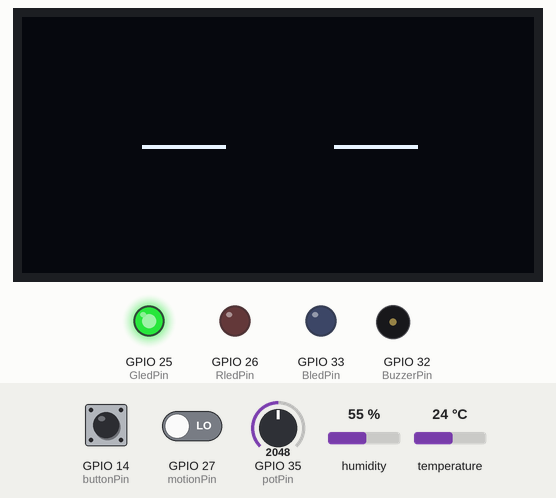
The sketch below on a simulated ESP32. Parts: 128×64 one-colour display, output pins drawn as LEDs (lit = HIGH), buzzer (waves = sounding, pin HIGH). Dashed ring = blinking. The test bench sets the inputs (shaded band); at power-on: GPIO 14 (buttonPin) HIGH, temperature 24 °C, GPIO 35 (potPin) = 2048, GPIO 27 (motionPin) LOW, humidity 55 %. Random numbers use the default seed unless the sketch sets one.

Above: at 3.5 s.
3.6 s: GPIO 14 (buttonPin) pulled LOW for 0.15 s
At 3.82 s:
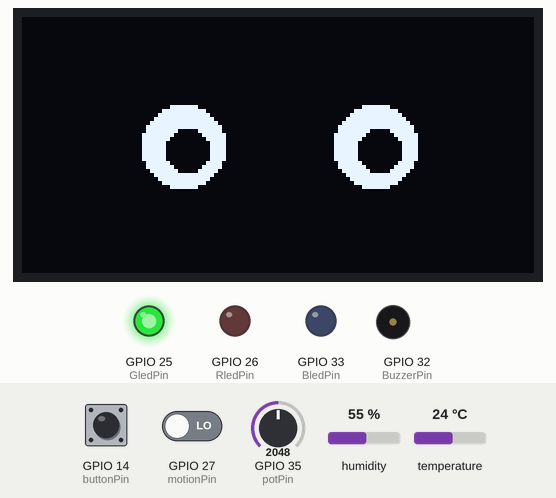
4.3 s: temperature set to 26 °C
5.8 s: temperature set to 29 °C
At 6.59 s:
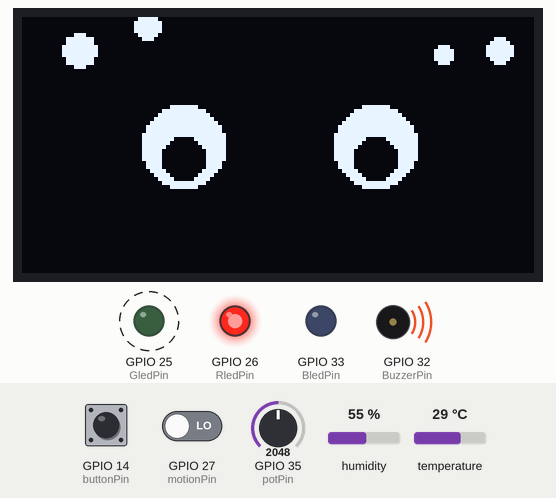
8.5 s: GPIO 35 (potPin) set to 2425
10.0 s: GPIO 35 (potPin) set to 2505
At 10.5 s:
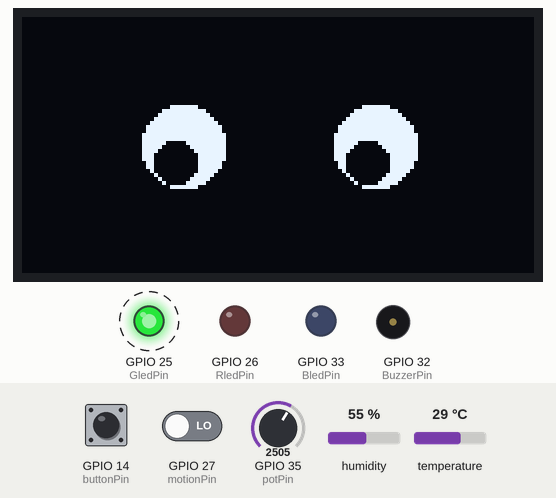
11.8 s: temperature set to 31 °C
At 13.17 s:
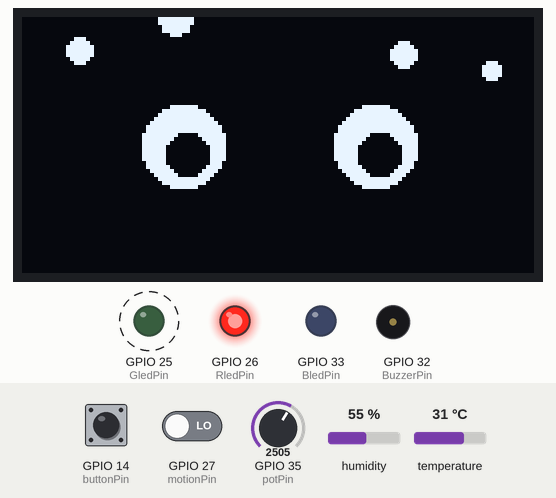
Timing chart, 0 to 15.2 s (numbered marks = the images above; inputs shaded):
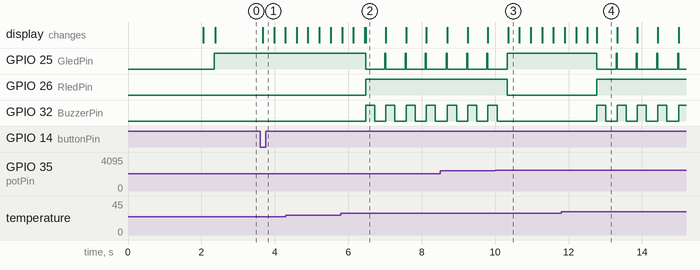

Measured:
- the behaviour switches between 27 and 28 °C on temperature (found by bisection; images 1 and 2)
- the behaviour switches between 2456 and 2457 on GPIO 35 (potPin) (found by bisection; images 2 and 3)
- the behaviour switches between 29 and 30 °C on temperature (found by bisection; images 3 and 4)
- after the input at 3.6 s, the display: changes after 0.07 s (image 1)
- after the input at 5.8 s, GPIO 25 (GledPin): alternates HIGH for 0.03 s and LOW for 0.53 s, starting after 0.67 s; GPIO 26 (RledPin): LOW → HIGH after 0.67 s; GPIO 32 (BuzzerPin): alternates HIGH for 0.25 s and LOW for 0.30 s, starting after 0.67 s
- after the input at 10.0 s, GPIO 26 (RledPin): HIGH → LOW after 0.33 s
- after the input at 11.8 s, GPIO 25 (GledPin): alternates HIGH for 0.03 s and LOW for 0.53 s, starting after 0.97 s; GPIO 26 (RledPin): LOW → HIGH after 0.97 s; GPIO 32 (BuzzerPin): alternates HIGH for 0.25 s and LOW for 0.30 s, starting after 0.97 s

The sketch:

sketch.ino
```cpp
#include <Wire.h>
#include <Adafruit_SSD1306.h>
#include <Adafruit_GFX.h>
#include <DHT.h>

const int potPin = 35;
const int buttonPin = 14;
const int tempPin = 4;
const int motionPin = 27;
const int RledPin = 26;
const int GledPin = 25;
const int BledPin = 33;
const int BuzzerPin = 32;

#define width 128
#define height 64

bool awake = false;

Adafruit_SSD1306 display(width, height, &Wire, -1);

DHT dht(tempPin, DHT11);

void setup() {
  Serial.begin(9600);
  dht.begin();

  pinMode(buttonPin, INPUT_PULLUP);
  pinMode(motionPin, INPUT);

  pinMode(RledPin,OUTPUT);
  pinMode(GledPin, OUTPUT);
  pinMode(BledPin, OUTPUT);

  pinMode(BuzzerPin, OUTPUT);

  if(!display.begin(SSD1306_SWITCHCAPVCC,0x3C ))
  {
    Serial.println("SSD1306 allocation failed");
    for(;;);
  }
  delay(2000);
  display.clearDisplay();
  display.setTextSize(1);
  display.setTextColor(WHITE);
  display.setCursor(0,0);
  display.println("Desk Buddy");
  display.display();
  delay(250);
}

void loop() {

  int LeyeMoveX = random(38,42);
  int ReyeMoveX = LeyeMoveX + 48;
  int YeyeMove = random(33,37);


  if (digitalRead(buttonPin) == LOW || digitalRead(motionPin) == HIGH)
  {
    awake = true;
  }


  if (awake == false)
  {
    display.clearDisplay();
    display.drawLine(30,32,50,32, WHITE);
    display.drawLine(78,32,98,32, WHITE);
    display.display();
    digitalWrite(RledPin, LOW);
    digitalWrite(GledPin, LOW);
    digitalWrite(BledPin, LOW);
  }


  float temp = dht.readTemperature();

  int sensitivity = analogRead(potPin);
  int tempThreshold = map(sensitivity, 0,4095,20,35);

  bool sweat = false;
  if (temp > tempThreshold)
  {
    sweat = true;
  }

  if (awake == true)
  {
    display.clearDisplay();
    display.fillCircle(40,32,10,WHITE);
    display.fillCircle(88,32,10,WHITE);
    display.fillCircle(LeyeMoveX,YeyeMove,5,BLACK);
    display.fillCircle(ReyeMoveX,YeyeMove,5,BLACK);
    display.display();
    digitalWrite(GledPin, HIGH);
  }

  if (awake == true && sweat == true)
  {
    display.clearDisplay();
    display.fillCircle(40,32,10,WHITE);
    display.fillCircle(88,32,10,WHITE);
    display.fillCircle(LeyeMoveX,YeyeMove,5,BLACK);
    display.fillCircle(ReyeMoveX,YeyeMove,5,BLACK);
    display.fillCircle(random(0,40),random(0,15),3,WHITE);
    display.fillCircle(random(0,40),random(0,15),4,WHITE);
    display.fillCircle(random(88,128),random(0,15),2,WHITE);
    display.fillCircle(random(88,128),random(0,15),3,WHITE);
    display.display();
    digitalWrite(GledPin, LOW);
    digitalWrite(RledPin, HIGH);
    digitalWrite(BuzzerPin, HIGH);
    delay(250);
    digitalWrite(BuzzerPin, LOW);
    delay(250);
  }

  if (sweat == false)
  {
    digitalWrite(RledPin, LOW);
    digitalWrite(GledPin, HIGH);
    digitalWrite(BuzzerPin, LOW);
  }
}
```
